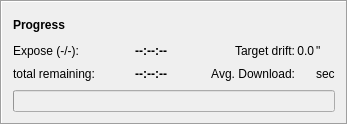
        <widget class="QFrame" name="processGrid">
         <property name="frameShape">
          <enum>QFrame::Box</enum>
         </property>
         <property name="frameShadow">
          <enum>QFrame::Sunken</enum>
         </property>
         <property name="lineWidth">
          <number>1</number>
         </property>
         <layout class="QGridLayout" name="progressGrid" columnstretch="0,0,10,0,1,0">
          <property name="horizontalSpacing">
           <number>2</number>
          </property>
          <item row="2" column="0">
           <widget class="QLabel" name="jobLabel">
            <property name="text">
             <string>total remaining:</string>
            </property>
           </widget>
          </item>
          <item row="1" column="0">
           <widget class="QLabel" name="frameInfoLabel">
            <property name="font">
             <font>
              <bold>false</bold>
             </font>
            </property>
            <property name="text">
             <string>Expose (-/-):</string>
            </property>
           </widget>
          </item>
          <item row="2" column="2">
           <spacer name="horizontalSpacer_5">
            <property name="orientation">
             <enum>Qt::Horizontal</enum>
            </property>
            <property name="sizeHint" stdset="0">
             <size>
              <width>40</width>
              <height>20</height>
             </size>
            </property>
           </spacer>
          </item>
          <item row="1" column="1">
           <widget class="QLabel" name="frameRemainingTime">
            <property name="minimumSize">
             <size>
              <width>70</width>
              <height>0</height>
             </size>
            </property>
            <property name="font">
             <font>
              <bold>true</bold>
             </font>
            </property>
            <property name="text">
             <string>--:--:--</string>
            </property>
            <property name="alignment">
             <set>Qt::AlignRight|Qt::AlignTrailing|Qt::AlignVCenter</set>
            </property>
           </widget>
          </item>
          <item row="2" column="4">
           <widget class="QLabel" name="avgDownloadTime">
            <property name="text">
             <string/>
            </property>
            <property name="alignment">
             <set>Qt::AlignRight|Qt::AlignTrailing|Qt::AlignVCenter</set>
            </property>
           </widget>
          </item>
          <item row="0" column="0">
           <widget class="QLabel" name="progressLabel">
            <property name="text">
             <string>&lt;b&gt;Progress&lt;/b&gt;</string>
            </property>
           </widget>
          </item>
          <item row="2" column="1">
           <widget class="QLabel" name="jobRemainingTime">
            <property name="minimumSize">
             <size>
              <width>70</width>
              <height>0</height>
             </size>
            </property>
            <property name="font">
             <font>
              <bold>true</bold>
             </font>
            </property>
            <property name="text">
             <string>--:--:--</string>
            </property>
            <property name="alignment">
             <set>Qt::AlignRight|Qt::AlignTrailing|Qt::AlignVCenter</set>
            </property>
           </widget>
          </item>
          <item row="2" column="3">
           <widget class="QLabel" name="avgDownloadLabel">
            <property name="text">
             <string>Avg. Download:</string>
            </property>
            <property name="alignment">
             <set>Qt::AlignRight|Qt::AlignTrailing|Qt::AlignVCenter</set>
            </property>
           </widget>
          </item>
          <item row="2" column="5">
           <widget class="QLabel" name="secLabel">
            <property name="text">
             <string>sec</string>
            </property>
           </widget>
          </item>
          <item row="0" column="1" colspan="5">
           <widget class="Ekos::CaptureStatusWidget" name="captureStatusWidget" native="true">
            <property name="minimumSize">
             <size>
              <width>0</width>
              <height>25</height>
             </size>
            </property>
           </widget>
          </item>
          <item row="3" column="0" colspan="6">
           <widget class="QProgressBar" name="imgProgress">
            <property name="enabled">
             <bool>false</bool>
            </property>
           </widget>
          </item>
          <item row="1" column="3">
           <widget class="QLabel" name="targetDriftLabel">
            <property name="text">
             <string>Target drift:</string>
            </property>
            <property name="alignment">
             <set>Qt::AlignRight|Qt::AlignTrailing|Qt::AlignVCenter</set>
            </property>
           </widget>
          </item>
          <item row="1" column="4">
           <widget class="QLabel" name="targetDrift">
            <property name="text">
             <string>0.0</string>
            </property>
            <property name="alignment">
             <set>Qt::AlignRight|Qt::AlignTrailing|Qt::AlignVCenter</set>
            </property>
           </widget>
          </item>
          <item row="1" column="5">
           <widget class="QLabel" name="targetDriftUnit">
            <property name="text">
             <string>&quot;</string>
            </property>
           </widget>
          </item>
         </layout>
        </widget>
